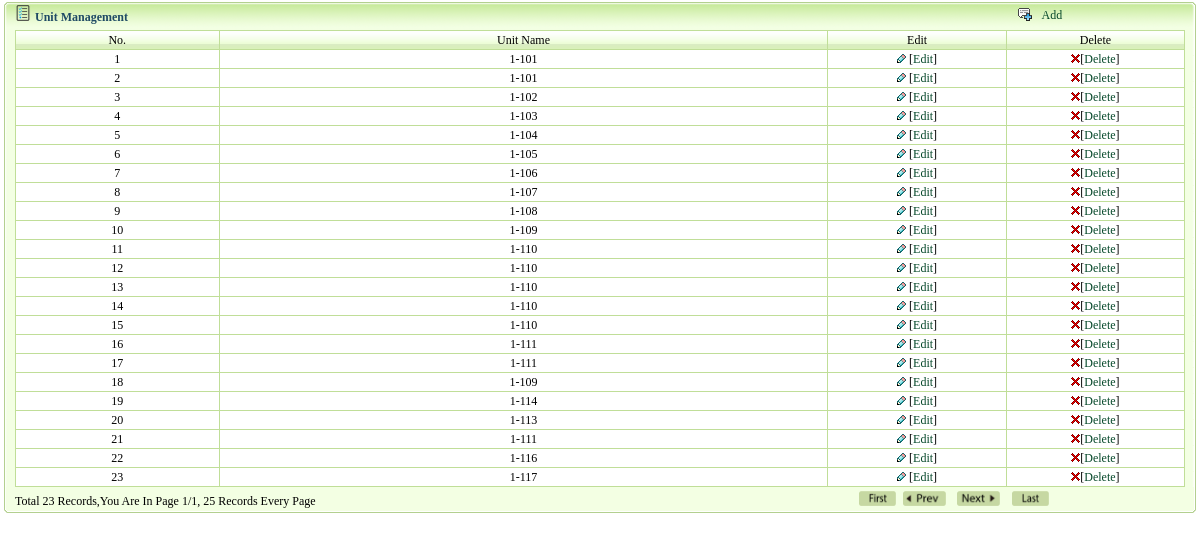
/sys/tab/grade_message.php (signed in), run on the app's committed database.
### tables this page shows
CREATE TABLE IF NOT EXISTS `grade` (
  `id` int(4) NOT NULL AUTO_INCREMENT,
  `gname` varchar(200) NOT NULL,
  PRIMARY KEY (`id`)
);

### sys/tab/grade_message.php (the view, shortened to what this page needs)
<!DOCTYPE html PUBLIC "-//W3C//DTD XHTML 1.0 Transitional//EN" "http://www.w3.org/TR/xhtml1/DTD/xhtml1-transitional.dtd">
<html xmlns="http://www.w3.org/1999/xhtml">
<head>
</head>
<body>
<table width="100%" border="0" align="center" cellpadding="0" cellspacing="0">
  <tr>
    <td height="30">
    <table width="100%" border="0" cellspacing="0" cellpadding="0">
      <tr>
        <td width="15" height="30"><img src="images/tab_03.gif" width="15" height="30" /></td>
        <td width="1101" background="images/tab_05.gif"><img src="images/311.gif" width="16" height="16" /> <span class="STYLE4">Unit Management</span></td>
        <td width="281" background="images/tab_05.gif"><table border="0" align="right" cellpadding="0" cellspacing="0">
            <tr>
              <td width="60"></td>
              <td width="60">
              <table width="90%" border="0" cellpadding="0" cellspacing="0">
                  <tr>
                    <td class="STYLE1"><div align="center"><img src="images/001.gif" width="14" height="14" /></div></td>
                    <td class="STYLE1"><div align="center"><a href="#" onclick="add_grade()">Add</a></div></td>
                  </tr>
              </table>
              </td>
              <td width="60"></td>
              <td width="52"></td>
            </tr>
        </table></td>
        <td width="14"><img src="images/tab_07.gif" width="14" height="30" /></td>
      </tr>
    </table>
    </td>
  </tr>
  <tr>
    <td>
    <table width="100%" border="0" cellspacing="0" cellpadding="0">
      <tr>
        <td width="9" background="images/tab_12.gif">&nbsp;</td>
        <td bgcolor="#f3ffe3">
        <table width="99%" border="0" align="center" cellpadding="0" cellspacing="1" bgcolor="#c0de98" onmouseover="changeto()"  onmouseout="changeback()">
          <tr>
            <td width="8%" height="18" background="images/tab_14.gif" class="STYLE1"><div align="center" class="STYLE2 STYLE1">No.</div></td>
            <td width="24%" height="18" background="images/tab_14.gif" class="STYLE1"><div align="center" class="STYLE2 STYLE1">Unit Name</div></td>
            <td width="7%" height="18" background="images/tab_14.gif" class="STYLE1"><div align="center" class="STYLE2">Edit</div></td>
            <td width="7%" height="18" background="images/tab_14.gif" class="STYLE1"><div align="center" class="STYLE2">Delete</div></td>
          </tr>
          <?php
            $page=$_GET['page'];
			include_once 'pageft.php';
			$result=mysql_query("select * from grade limit $firstcount,$displaypg" );
			$Number=0;
			while($row=mysql_fetch_row($result)){
			$Number++;
			 echo "
			  	<tr>
	            <td height='18' bgcolor='#FFFFFF' class='STYLE2'><div align='center' class='STYLE2 STYLE1'>$Number</div></td>
	            <td height='18' bgcolor='#FFFFFF'><div align='center' class='STYLE2 STYLE1'>$row[1]</div></td>
	            <td height='18' bgcolor='#FFFFFF'><div align='center'>
	            	<img src='images/037.gif' width='9' height='9' /><span class='STYLE1'> [</span><a href='javascript:void(0);' onclick=\"modify_grade(".$row[0].")\" >Edit</a><span class='STYLE1'>]</span></div></td>
	           <td height='18' bgcolor='#FFFFFF'><div align='center'>
	           			<span class='STYLE2'><img src='images/010.gif' width='9' height='9' /></span><span class='STYLE1'>[</span><a href=\"javascript:if(confirm('Confirm Detele?'))location ='./grade_message.php?id=$row[0]&action=del'; \">Delete</a><span class='STYLE1'>]</span></div></td>
	             </tr>
	          ";
			}
          ?>
        </table></td>
        <td width="9"  background="images/tab_16.gif">&nbsp;</td>
      </tr>
    </table></td>
  </tr>
  <tr>
    <td height="29">
    <table width="100%" border="0" cellspacing="0" cellpadding="0">
      <tr>
        <td width="15" height="29"><img src="images/tab_20.gif" width="15" height="29" /></td>
        <td background="images/tab_21.gif"><table width="100%" border="0" cellspacing="0" cellpadding="0">
          <tr>
            <td width="25%" height="29" nowrap="nowrap"><span class="STYLE1"><?php echo $page_nav;?></span></td>
            <td width="75%" valign="top" class="STYLE1">
	            <div align="right">
	              <table width="352" height="20" border="0" cellpadding="0" cellspacing="0">
	                <tr>
	                  <td width="62" height="22" valign="middle"><div align="right"><?php echo $page_first;?></div></td>
	                  <td width="50" height="22" valign="middle"><div align="right"><?php echo $page_up;?></div></td>
	                  <td width="54" height="22" valign="middle"><div align="right"><?php echo $page_next;?></div></td>
	                  <td width="49" height="22" valign="middle"><div align="right"><?php echo $page_last;?></div></td>
	                  <td width="59" height="22" valign="middle"><div align="right"></div></td>
	                  <td width="25" height="22" valign="middle"></td>
	                  <td width="23" height="22" valign="middle"></td>
	                  <td width="30" height="22" valign="middle"></td>
	                </tr>
	              </table>
	            </div>
	         </td>
          </tr>
        </table></td>
        <td width="14"><img src="images/tab_22.gif" width="14" height="29" /></td>
      </tr>
    </table></td>
  </tr>
</table>
</body>
</html>

### sys/tab/grade_message.php (style rules this page uses)
.STYLE1 { font-size: 12px }
.STYLE4 { font-size: 12px; color: #1F4A65; font-weight: bold; }
a:link { font-size: 12px; color: #06482a; text-decoration: none; }

### data on the page
grade: gname "1-101"
grade: gname "1-101"
grade: gname "1-102"
grade: gname "1-103"
grade: gname "1-104"
grade: gname "1-105"
grade: gname "1-106"
grade: gname "1-107"
grade: gname "1-108"
grade: gname "1-109"
grade: gname "1-110"
grade: gname "1-110"
grade: gname "1-110"
grade: gname "1-110"
grade: gname "1-110"
grade: gname "1-111"
grade: gname "1-111"
grade: gname "1-109"
grade: gname "1-114"
grade: gname "1-113"
grade: gname "1-111"
grade: gname "1-116"
grade: gname "1-117"

### other printed values
$page_nav "Total 23 Records,You Are In Page 1/1, 25 Records Every Page"
